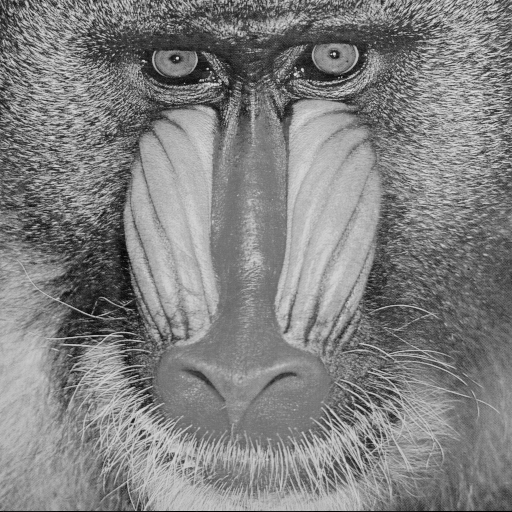
#> input picture images/bw/baboon.png, 512 x 512 px
$ python main.py -i ../../images/bw/baboon.png -o ../../images/bw/baboon.png -f ../../images/bw/baboon.png
#> lines starting #> are read from the running program, lines starting #| are printed output that depends on the picture; after the words box and inside, x2 and y2 are one past the last pixel; in counts of white or black regions, pixels touching at a corner belong together
### projects/project_2/utils.py
import numpy as np
import matplotlib.pyplot as plt
from cv2 import cv2

def fft_fftshift(img):
    f = np.fft.fft2(img)
    fshift = np.fft.fftshift(f)  #Deslocamento do componente de frequência-zero para o centro do espectro
    magnitude_spectrum = 20*np.log(np.abs(fshift))

    return fshift, magnitude_spectrum

def ifft_ifftshift(img, origin_min=0, origin_max=255):
    f_ishift = np.fft.ifftshift(img) # Retornando a componente de frequência-zero para o lugar original
    img_back = np.fft.ifft2(f_ishift)
    img_back = np.abs(img_back)
    norm_image = cv2.normalize(img_back, None, alpha=origin_min, beta=origin_max, norm_type=cv2.NORM_MINMAX, dtype=cv2.DFT_COMPLEX_OUTPUT).astype(np.uint8)
    return img_back

def rotation_45(img, angle=45):
    rows,cols = img.shape

    M = cv2.getRotationMatrix2D((cols/2,rows/2),angle,0.7)
    dst = cv2.warpAffine(np.float32(img),M,(cols,rows))

    return dst

def plot_(img, magnitude_spectrum, img_back, title):
    plt.figure(figsize=(20,8))
    plt.subplot(131),plt.imshow(img, cmap = 'gray')
    plt.title(title[0]), plt.xticks([]), plt.yticks([])
    plt.subplot(132),plt.imshow(magnitude_spectrum, cmap = 'gray')
    plt.title(title[1]), plt.xticks([]), plt.yticks([])
    plt.subplot(133),plt.imshow(img_back, cmap = 'gray')
    plt.title(title[2]), plt.xticks([]), plt.yticks([])
    plt.suptitle(title[3], fontsize=14)
    plt.savefig(title[3]+'.png')
    plt.show()

def plot_6(imgs, title, subtitle):
    plt.figure(figsize=(20,8))
    plt.subplot(231),plt.imshow(imgs[0], cmap = 'gray')
    plt.title(title[0]), plt.xticks([]), plt.yticks([])

    plt.subplot(232),plt.imshow(imgs[1], cmap = 'gray')
    plt.title(title[1]), plt.xticks([]), plt.yticks([])

    plt.subplot(233),plt.imshow(imgs[2], cmap = 'gray')
    plt.title(title[2]), plt.xticks([]), plt.yticks([])

    plt.subplot(234),plt.imshow(imgs[3], cmap = 'gray')
    plt.title(title[3]), plt.xticks([]), plt.yticks([])

    plt.subplot(235),plt.imshow(imgs[4], cmap = 'gray')
    plt.title(title[4]), plt.xticks([]), plt.yticks([])

    plt.subplot(236),plt.imshow(imgs[5], cmap = 'gray')
    plt.title(title[5]), plt.xticks([]), plt.yticks([])

    plt.suptitle(subtitle, fontsize=14)
    plt.savefig(subtitle+'.png')
    plt.show()

### projects/project_2/filters.py
import numpy as np
from cv2 import cv2

def apply_lowpass(img, radius):
    row, column = img.shape
    central_row, central_col = int(row / 2), int(column / 2)
    mask = np.zeros((row, column), np.uint8)
    img_center = (central_row, central_col)
    mask = cv2.circle(mask, img_center, radius, (1, 1, 1), -1)
    fshift = img * mask

    return mask, fshift

def apply_highpass(img, radius):
    row, column = img.shape
    central_row, central_col = int(row / 2), int(column / 2)
    mask = np.full((row, column), 1, np.uint8)
    img_center = (central_row, central_col)
    mask = cv2.circle(mask, img_center, radius, (0, 0, 0), -1)

    fshift = img * mask

    return mask, fshift

def apply_bandpass(img, radius_low, radius_high):
    lowpass, _ = apply_lowpass(img, radius_low)
    highpass, _ = apply_highpass(img, radius_high)

    mask = lowpass + highpass
    mask[mask < 2] = 0

    fshift = img * mask

    return mask, fshift

### projects/project_2/compression.py
import numpy as np
from sklearn.cluster import KMeans
from utils import fft_fftshift, ifft_ifftshift

def compression_kmeans(img, k):

    kmeans = KMeans(n_clusters=k)
    kmeans.fit(img)

    img = kmeans.cluster_centers_[kmeans.labels_]
    img = np.clip(img.astype('uint8'), 0, 255)

    return img

def compression_(img):
    img_comp, title = [], []
    fshift, _ = fft_fftshift(img)

    fft_sorted = np.sort(np.abs(fshift.reshape(-1)))

    for radius in (0.5,0.25, 0.1, 0.05, 0.01, 0.002):
        thresh = fft_sorted[int(np.floor((1 - radius) * len(fft_sorted)))]
        ind = np.abs(fshift) > thresh
        mask = fshift * ind

        img_ifft = ifft_ifftshift(mask)
        img_comp.append(img_ifft)
        title.append(radius)

    return img_comp, title

### projects/project_2/main.py
from cv2 import cv2
import matplotlib.pyplot as plt
import argparse
from filters import *
from utils import *
from compression import *


if __name__ == "__main__":
    parser = argparse.ArgumentParser(description='Project 2 - Frequency filtering')
    parser.add_argument('-i', type=str, help='image input', required=True, )
    parser.add_argument('-o', type=str, help='image output', required=True)
    parser.add_argument('-f', type=str, help='c) colour, m) monochromatic', required=True)
    args = parser.parse_args()

    img = cv2.imread('../../images/bw/baboon.png', cv2.IMREAD_GRAYSCALE)
#> img is the input picture: shape (512, 512); min 0, max 230, mean 129.1
    origin_min = img.min()
#> origin_min = 0
    origin_max = img.max()
#> origin_max = 230

    if args.f == 'c':
        print('Only monochromatic images!')
        exit()

    # Original Image, Magnitude Spectrum and IFFT -> original image
    fshift_before, magnitude_spectrum = fft_fftshift(img)
    img_ifft = ifft_ifftshift(fshift_before, origin_min,origin_max)
    plot_(img, magnitude_spectrum, img_ifft, ['Imagem original (512, 512 pixels)', 'espectro de Fourier (magnitude)', 'imagem após inversa de Fourier', 'imagem_original'])

    # Filters cores
    for i in range(10, 120, 10):
        mask, low_core = apply_lowpass(magnitude_spectrum, i)
        mask, high_core = apply_highpass(magnitude_spectrum, i)
        mask, pass_core = apply_bandpass(magnitude_spectrum, 120, i)
        #plot_(low_core, high_core, pass_core, )

        mask, low_ = apply_lowpass(fshift_before, i)
        mask, high_=  apply_highpass(fshift_before, i)
        mask, pass_=  apply_bandpass(fshift_before, 120, i)

        low_ifft = ifft_ifftshift(low_,origin_min,origin_max)
        high_ifft = ifft_ifftshift(high_, origin_min, origin_max)
        pass_ifft = ifft_ifftshift(pass_, origin_min, origin_max)

        plot_6([low_core, high_core, pass_core, low_ifft, high_ifft, pass_ifft], \
            ['núcleo do filtro passa-baixa', 'núcleo do filtro passa-alta', 'núcleo do filtro passa-faixa','imagem após filtragem passa-baixa', 'imagem após filtragem passa-alta', 'imagem após filtragem passa-faixa' ], 'filtros_aplicados_raio_{}'.format(i))
#> this loop made 11 passes
#> pass 1, in apply_highpass, `fshift = img * mask`:
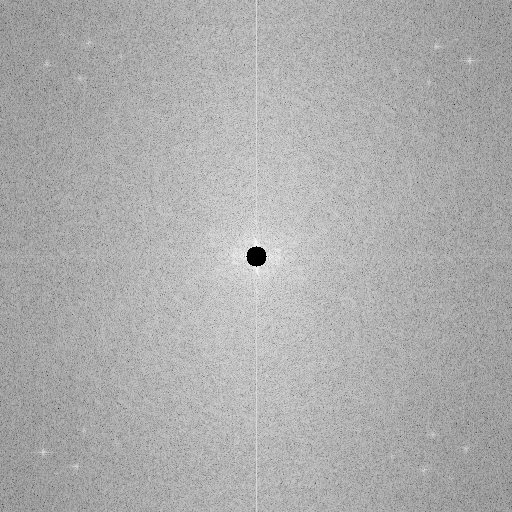
#> fshift: shape (512, 512) float64; min 0, max 260.2, mean 176.7; drawn with min black and max white
#> pass 1, `mask, high_core = apply_highpass(magnitude_spectrum, i)`:
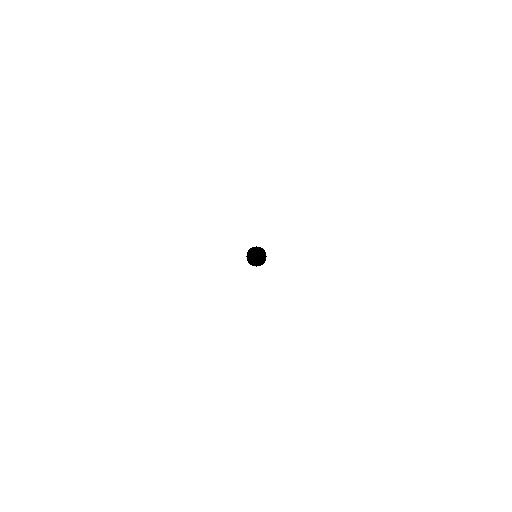
#> mask: shape (512, 512); values 0 (black) and 1 (white), 99.9% white; 1 black region, box (x1, y1, x2, y2) and area: (246, 246, 267, 267) 317

        #plot_(low_ifft, high_ifft, pass_ifft, [, 'resultados dos filtros aplicados - raio {}'.format(i)])

    # Compression with kmeans
    kmeans = []
    k = [8, 16, 32, 64, 128, 256] #bits
    for comp in k:
        comp_img = compression_kmeans(img, comp)
        kmeans.append(comp_img)
#> after the loop, kmeans = 6 items

    plot_6(kmeans, k, 'kmeans_compression')
#> in plot_6 (call 12), `plt.savefig(subtitle+'.png')`:
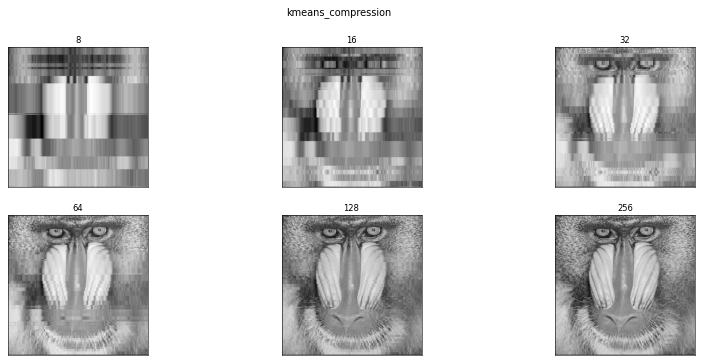
#> figure drawn by matplotlib, 6 panels


    # Compression in frequency
    img_comp, title = compression_(img)
#> the loop in compression_, `for radius in (0.5,0.25, 0.1, 0.05, 0.01, 0.002):` made 6 passes
#> thresh on passes 1 to 6: 7038.8, 12706.1, 21378.7, 29085.2, 55196.5, 109055.3
#> pass 1, in compression_, `ind = np.abs(fshift) > thresh`:
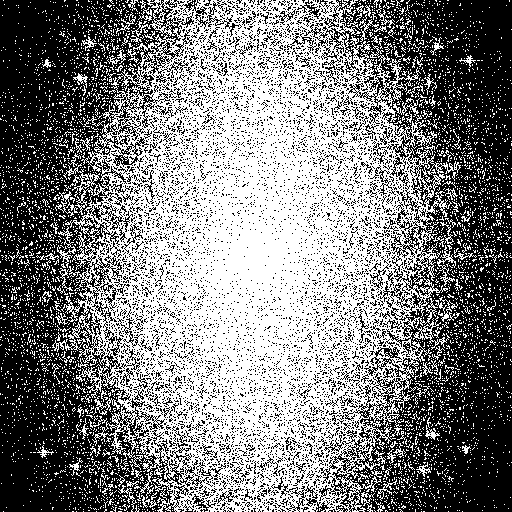
#> ind: shape (512, 512) bool; 50% white; 4940 white regions (4827 under 20 px), largest, box (x1, y1, x2, y2) and area: (52, 0, 461, 512) 113899, (57, 226, 76, 268) 199, (437, 245, 456, 287) 199
#> pass 2, in compression_, `ind = np.abs(fshift) > thresh`:
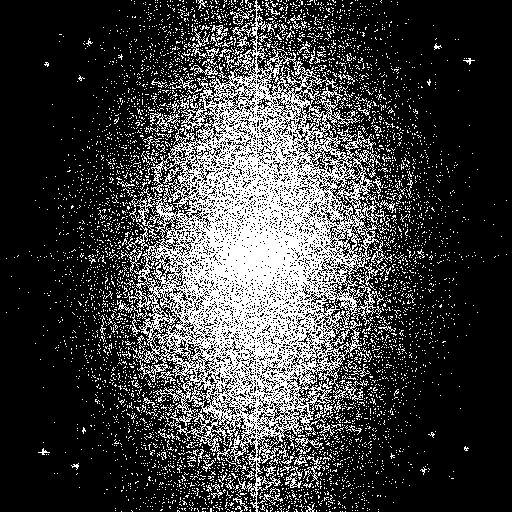
#> ind: shape (512, 512) bool; 25% white in thin lines or dots
#> after the loop in compression_, `for radius in (0.5,0.25, 0.1, 0.05, 0.01, 0.002):`: title = [0.5, 0.25, 0.1, 0.05, 0.01, 0.002]
#> img_comp = 6 items; title = [0.5, 0.25, 0.1, 0.05, 0.01, 0.002]
    plot_6(img_comp, title, 'frequency_compression')

    #rotation 45º
    dst = rotation_45(img)
#> in rotation_45, `dst = cv2.warpAffine(np.float32(img),M,(cols,rows))`:
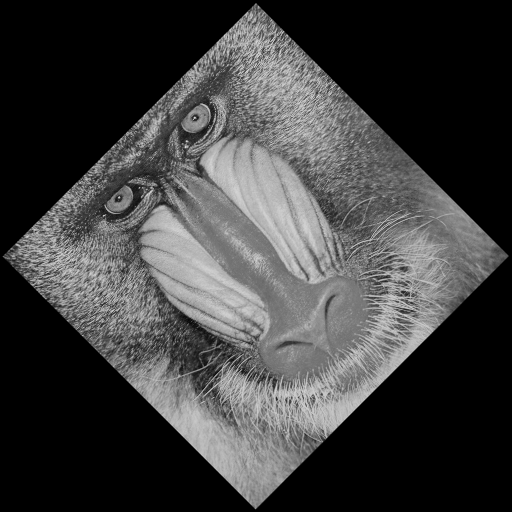
#> dst: shape (512, 512) float32; min 0, max 219.4, mean 63.3
    fshift_dst, magnitude_dst = fft_fftshift(dst)
#> in fft_fftshift (call 3), `magnitude_spectrum = 20*np.log(np.abs(fshift))`:
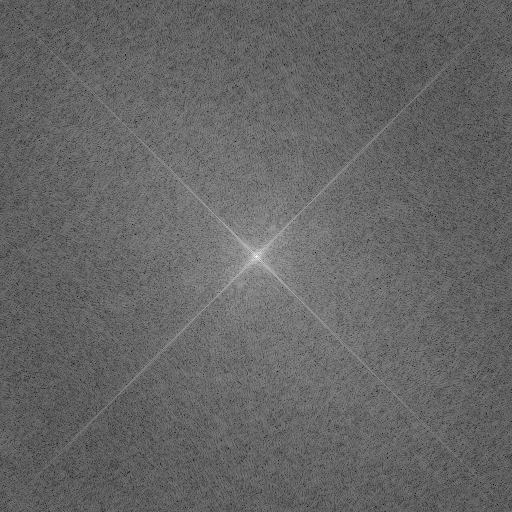
#> magnitude_spectrum: shape (512, 512) float64; min 61.14, max 332.5, mean 169.6; drawn with min black and max white

    plt.subplot(121),plt.imshow(dst, cmap = 'gray'),plt.title('Rotation 45º')
    plt.subplot(122),plt.imshow(magnitude_dst, cmap = 'gray'),plt.title('Magnitude Spectrum')
    plt.savefig('rotation45.png')
    plt.show()

$ run again, with images/bw/butterfly.png copied over images/bw/baboon.png
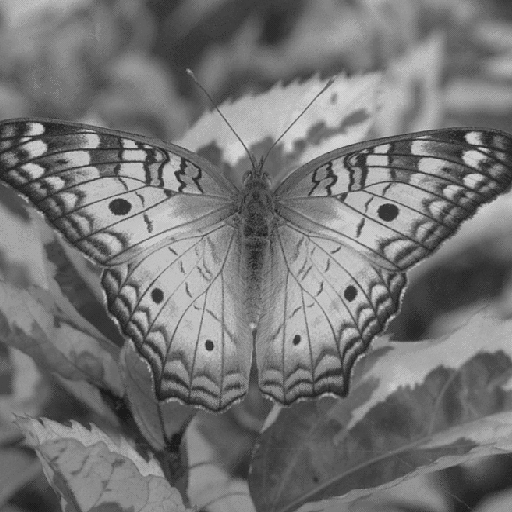
#> input picture images/bw/butterfly.png, 512 x 512 px
#> img is the input picture: shape (512, 512); min 27, max 212, mean 116.8
#> origin_min = 27
#> origin_max = 212
#> after the loop `for comp in k:`: kmeans = 6 items
#> the loop in compression_, `for radius in (0.5,0.25, 0.1, 0.05, 0.01, 0.002):` made 6 passes
#> thresh on passes 1 to 6: 3317, 5675.7, 11038.4, 18434.7, 58954.6, 152561.2
#> pass 1, in compression_, `ind = np.abs(fshift) > thresh`:
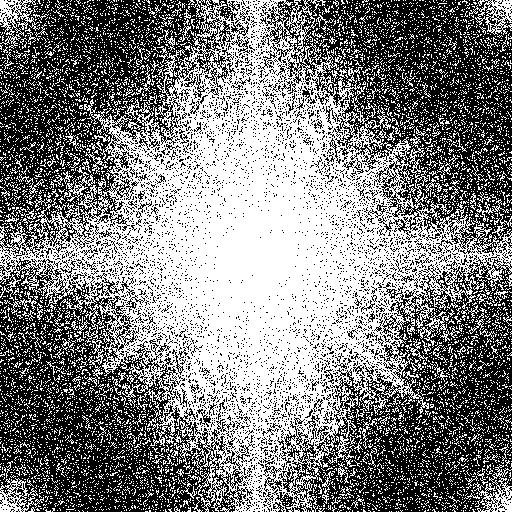
#> ind: shape (512, 512) bool; 50% white; 7125 white regions (6955 under 20 px), largest, box (x1, y1, x2, y2) and area: (0, 0, 512, 512) 100835, (0, 0, 40, 49) 719, (473, 464, 512, 512) 677
#> after the loop in compression_, `for radius in (0.5,0.25, 0.1, 0.05, 0.01, 0.002):`: title = [0.5, 0.25, 0.1, 0.05, 0.01, 0.002]
#> `img_comp, title = compression_(img)`: img_comp = 6 items; title = [0.5, 0.25, 0.1, 0.05, 0.01, 0.002]
#> in fft_fftshift (call 3), `magnitude_spectrum = 20*np.log(np.abs(fshift))`:
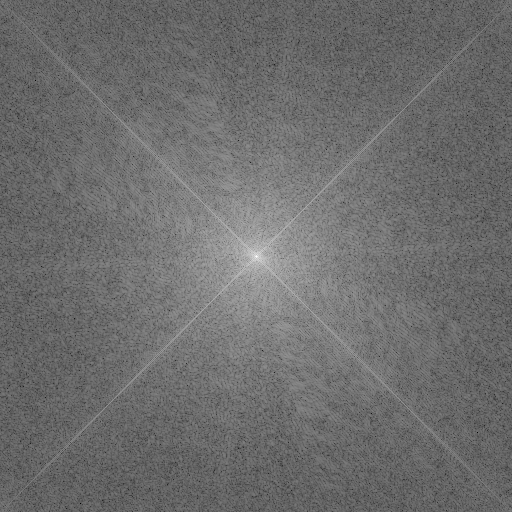
#> magnitude_spectrum: shape (512, 512) float64; min 24.32, max 330.5, mean 155.9; drawn with min black and max white

$ run again, with images/bw/city.png copied over images/bw/baboon.png
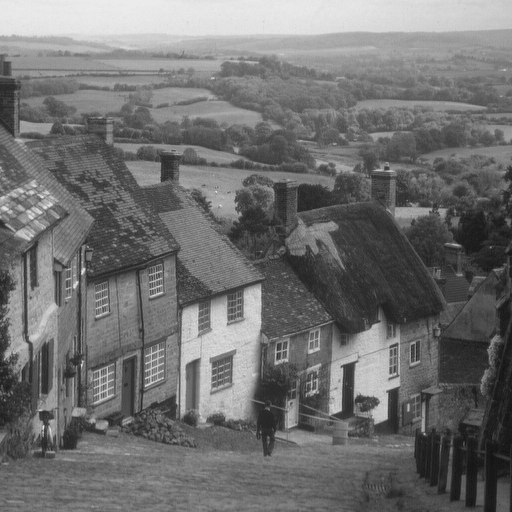
#> input picture images/bw/city.png, 512 x 512 px
#> img is the input picture: shape (512, 512); min 16, max 235, mean 112.2
#> origin_min = 16
#> origin_max = 235
#> after the loop `for comp in k:`: kmeans = 6 items
#> the loop in compression_, `for radius in (0.5,0.25, 0.1, 0.05, 0.01, 0.002):` made 6 passes
#> thresh on passes 1 to 6: 2665.4, 5029.6, 9960.4, 16051.9, 46913.1, 137708.7
#> pass 1, in compression_, `ind = np.abs(fshift) > thresh`:
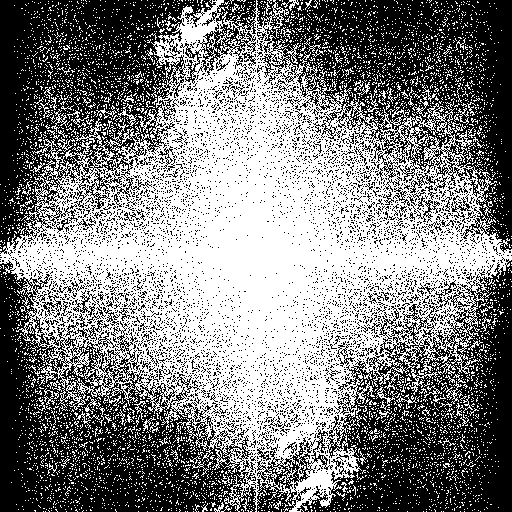
#> ind: shape (512, 512) bool; 50% white; 5485 white regions (5373 under 20 px), largest, box (x1, y1, x2, y2) and area: (0, 0, 512, 512) 114038, (115, 103, 137, 127) 118, (376, 386, 398, 410) 118
#> after the loop in compression_, `for radius in (0.5,0.25, 0.1, 0.05, 0.01, 0.002):`: title = [0.5, 0.25, 0.1, 0.05, 0.01, 0.002]
#> `img_comp, title = compression_(img)`: img_comp = 6 items; title = [0.5, 0.25, 0.1, 0.05, 0.01, 0.002]
#> in fft_fftshift (call 3), `magnitude_spectrum = 20*np.log(np.abs(fshift))`:
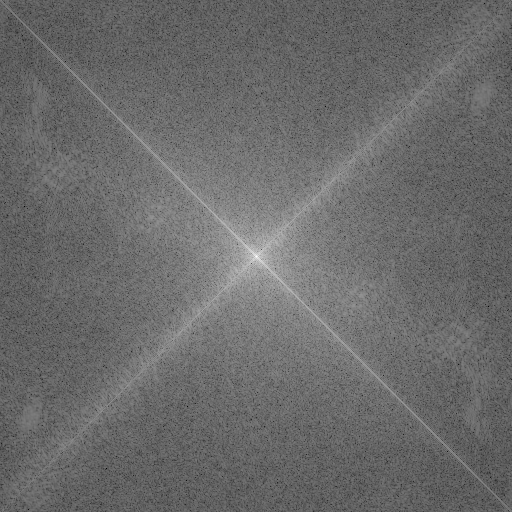
#> magnitude_spectrum: shape (512, 512) float64; min 25.85, max 329.7, mean 153.3; drawn with min black and max white
